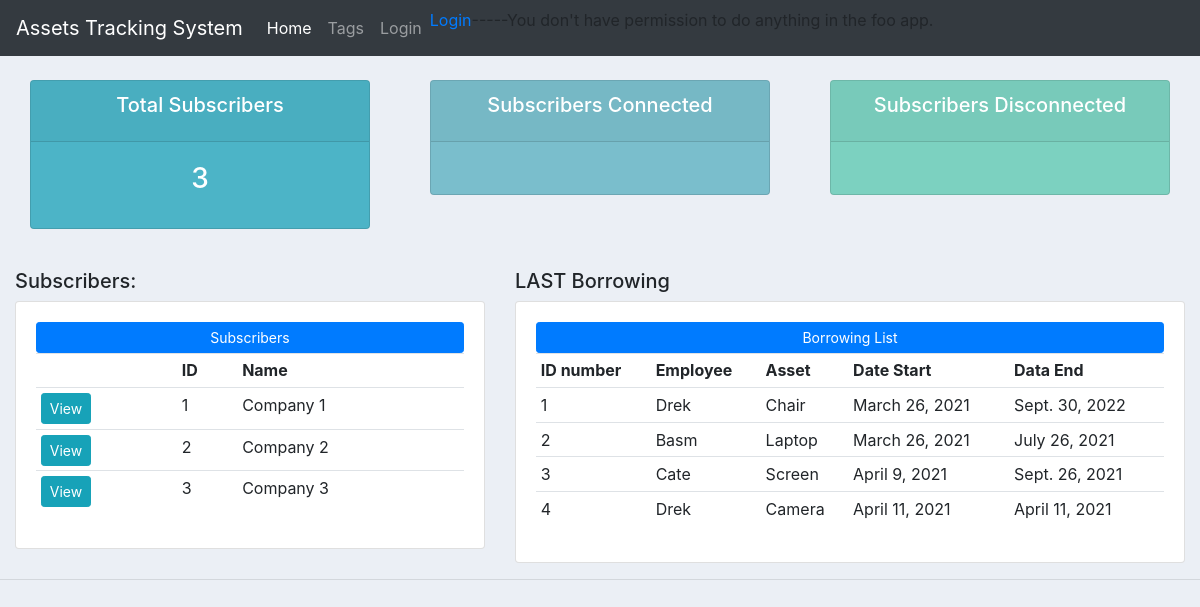
Page /assets on the committed database.
### assetstracking/models.py (models this page shows, shortened)
class Subscriber(models.Model):
    subscriber_id = models.IntegerField(null=True)
    subscriber_name = models.CharField(max_length=200, null=True)

class Borrowing(models.Model):
    borrowing_id = models.IntegerField(null=True)
    start_date = models.DateField(auto_now_add=True, null=True)
    end_date = models.DateField(null=True)
    subscriber_id = models.ManyToManyField(Subscriber)
    employee_id = models.ForeignKey(Employee, null=True, on_delete= models.SET_NULL)
    tag_id = models.ForeignKey(Tag, null=True, on_delete= models.SET_NULL)
    employee_id_scanned = models.IntegerField(null=True,default=0)
    asset_id_scanned = models.IntegerField(null=True,default=0)
    reader_code = models.CharField(max_length=200, null=True, default=0)

class Employee(models.Model):
    employee_id = models.IntegerField(null=True)
    employee_name = models.CharField(max_length=200, null=True)
    employee_email = models.CharField(max_length=200, null=True)
    user = models.OneToOneField(User, null=True, on_delete=models.CASCADE)
    subscriber_id = models.ManyToManyField(Subscriber)
    def __str__(self): return self.employee_name

class Tag(models.Model):
    tag_id = models.IntegerField(null=True)
    asset_name = models.CharField(max_length=200, null=True)
    STATUS = (('Available','Available'),('Taken','Taken'),)
    asset_status = models.CharField(max_length=200, null=True, choices=STATUS)
    subscriber_id = models.ManyToManyField(Subscriber)
    rfid_id = models.ManyToManyField(RFID)
    def __str__(self): return self.asset_name

### assetstracking/views.py (the view)
# urls.py: path('', views.home, name="home"),
def home(request):
    subscriber = Subscriber.objects.all()
    total_subscribers = subscriber.count()
    borrowing = Borrowing.objects.all()
    context = {'subscriber': subscriber, 'total_subscribers':total_subscribers, 'borrowing':borrowing }
    return render(request, 'assetstracking/home.html', context)

### assetstracking/templates/assetstracking/home.html
{% extends 'assetstracking/main.html' %}
{% block content %}
{% include 'assetstracking/status.html' %}
<br>
<div class="row">
	<div class="col-md-5">
		<h5>Subscribers:</h5>
		<div class="card card-body">
			<a class="btn btn-primary  btn-sm btn-block" href="">Subscribers</a>
			<table class="table table-sm">
				<tr>
					<th></th>
					<th>ID </th>
					<th>Name</th>
				</tr>
				{% for i in subscriber %}
				<tr>
					<td><a class="btn btn-sm btn-info" href="{% url 'subscriber' i.subscriber_id %}">View</a></td>
					<td>{{i.subscriber_id}}</td>
					<td>{{i.subscriber_name}}</td>
				</tr>
				{% endfor %}
			</table>
		</div>
	</div>
	<div class="col-md-7">
		<h5>LAST Borrowing</h5>
		<div class="card card-body">
			<a class="btn btn-primary  btn-sm btn-block" href="">Borrowing List</a>
			<table class="table table-sm">
				<tr>
					<th>ID number</th>
					<th>Employee</th>
					<th>Asset</th>
					<th>Date Start</th>
					<th>Data End</th>
				</tr>
				{% for i in borrowing %}
				<tr>
					<td>{{i.borrowing_id}}</td>
					<td>{{i.employee_id}}</td>
					<td>{{i.tag_id}}</td>
					<td>{{i.start_date}}</td>
					<td>{{i.end_date}}</td>
				</tr>
				{% endfor %}
			</table>
		</div>
	</div>
</div>
{% endblock %}

### assetstracking/templates/assetstracking/main.html (style rules this page uses)
body { background-color: #ebeff5; }

### rows in the picture
Subscriber: subscriber_id "1", subscriber_name "Company 1"
Subscriber: subscriber_id "2", subscriber_name "Company 2"
Subscriber: subscriber_id "3", subscriber_name "Company 3"
Borrowing: borrowing_id "1", employee_id "Drek", tag_id "Chair", start_date "March 26, 2021", end_date "Sept. 30, 2022"
Borrowing: borrowing_id "2", employee_id "Basm", tag_id "Laptop", start_date "March 26, 2021", end_date "July 26, 2021"
Borrowing: borrowing_id "3", employee_id "Cate", tag_id "Screen", start_date "April 9, 2021", end_date "Sept. 26, 2021"
Borrowing: borrowing_id "4", employee_id "Drek", tag_id "Camera", start_date "April 11, 2021", end_date "April 11, 2021"

### other values in the picture
{{ total_subscribers }} "3"
